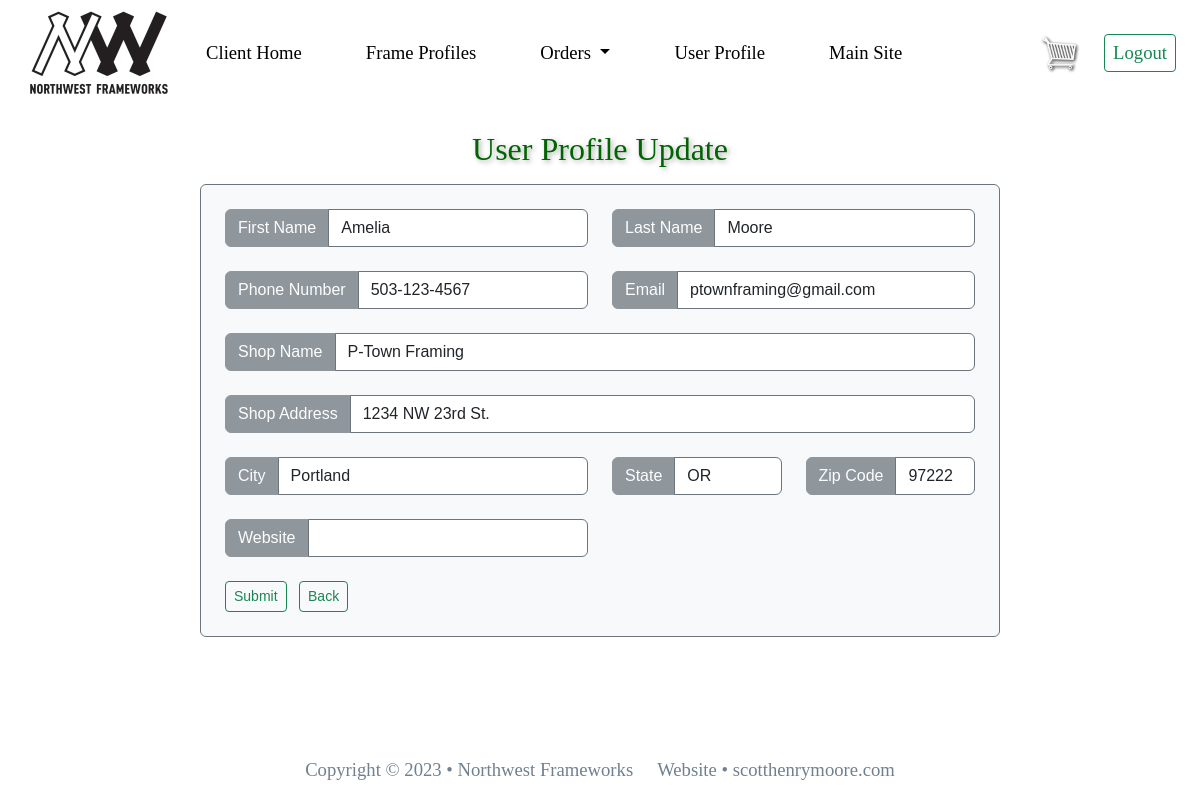
/update_user_profile/ (signed in), run on the app's committed database.
### nw_users_app/models.py (models this page shows, shortened)
class UserProfile(models.Model):
    user_name = models.ForeignKey(User, on_delete=models.CASCADE)
    first_name = models.CharField(max_length=30)
    last_name = models.CharField(max_length=30)
    phone_num = models.CharField(max_length=20)
    email = models.EmailField()
    shop_name = models.CharField(max_length=50)
    shop_address = models.CharField(max_length=50)
    shop_city = models.CharField(max_length=20)
    shop_state = models.CharField(max_length=20)
    shop_zipcode = models.CharField(max_length=15)
    website = models.URLField(blank=True)
    class Meta:
        ordering = ('shop_name',)

### nw_users_app/views.py (the view, shortened to what this page needs)
# urls.py: path('update_user_profile/', views.update_user_profile, name = 'update_user_profile'),
@login_required
def update_user_profile(request):
    current_user = request.user
    user_data = UserProfile.objects.get(user_name = current_user)
    context = { 'user_data' : user_data
    }
    if request.method == 'GET':
        return render(request, 'user/update_user_profile.html', context)

### templates/user/update_user_profile.html (shortened to what this page needs)
{% extends 'base-user.html' %} {% block content %}
<div class="container">
    <h2 class="text-center mt-4 mb-3">User Profile Update</h2>
    <div class="d-flex  justify-content-center">
        <div class="p-4 form-control border border-secondary bg-light" id="form">
            <form class='row' action="{% url 'update_user_profile' %}" method="POST">
                <div class="col-md-6 mb-4">
                    <div class="input-group">
                        <span class="input-group-text text-white bg-secondary opacity-75 border-secondary"
                            id="inputGroup-sizing-default">First Name</span>
                        <input type="text" value="{{user_data.first_name}}" name="first_name" class="form-control
                        border-secondary" required aria-label="Sizing example input"
                            aria-describedby="inputGroup-sizing-default">
                    </div>
                </div>
                <div class="col-md-6 mb-4">
                    <div class="input-group">
                        <span class="input-group-text text-white bg-secondary opacity-75 border-secondary"
                            id="inputGroup-sizing-default">Last Name</span>
                        <input type="text" value="{{user_data.last_name}}" name="last_name" class="form-control
                        bg-white border-secondary" required aria-label="Sizing example input"
                            aria-describedby="inputGroup-sizing-default">
                    </div>
                </div>
                <div class="col-md-6 mb-4">
                    <div class="input-group">
                        <span class="input-group-text text-white bg-secondary opacity-75 border-secondary"
                            id="inputGroup-sizing-default">Phone Number</span>
                        <input type="text" value="{{user_data.phone_num}}" name="phone_num" class="form-control
                                bg-white border-secondary" required aria-label="Sizing example input"
                            aria-describedby="inputGroup-sizing-default">
                    </div>
                </div>
                <div class="col-md-6 mb-4">
                    <div class="input-group">
                        <span class="input-group-text text-white bg-secondary opacity-75 border-secondary"
                            id="inputGroup-sizing-default">Email</span>
                        <input type="email" value="{{user_data.email}}" name="email" class="form-control
                                bg-white border-secondary" required aria-label="Sizing example input"
                            aria-describedby="inputGroup-sizing-default">
                    </div>
                </div>
                <div class="col-md-12 mb-4">
                    <div class="input-group">
                        <span class="input-group-text text-white bg-secondary opacity-75 border-secondary"
                            id="inputGroup-sizing-default">Shop Name</span>
                        <input type="text" value="{{user_data.shop_name}}" name="shop_name" class="form-control
                                bg-white border-secondary" required aria-label="Sizing example input"
                            aria-describedby="inputGroup-sizing-default">
                    </div>
                </div>
                <div class="col-md-12 mb-4">
                    <div class="input-group">
                        <span class="input-group-text text-white bg-secondary opacity-75 border-secondary"
                            id="inputGroup-sizing-default">Shop Address</span>
                        <input type="text" value="{{user_data.shop_address}}" name="shop_address" class="form-control
                                bg-white border-secondary" required aria-label="Sizing example input"
                            aria-describedby="inputGroup-sizing-default">
                    </div>
                </div>
                <div class="col-md-6 mb-4">
                    <div class="input-group">
                        <span class="input-group-text text-white bg-secondary opacity-75 border-secondary"
                            id="inputGroup-sizing-default">City</span>
                        <input type="text" value="{{user_data.shop_city}}" name="shop_city" class="form-control
                                bg-white border-secondary" required aria-label="Sizing example input"
                            aria-describedby="inputGroup-sizing-default">
                    </div>
                </div>
                <div class="col-md-3 mb-4">
                    <div class="input-group">
                        <span class="input-group-text text-white bg-secondary opacity-75 border-secondary"
                            id="inputGroup-sizing-default">State</span>
                        <input type="text" value="{{user_data.shop_state}}" name="shop_state" class="form-control
                                bg-white border-secondary" required aria-label="Sizing example input"
                            aria-describedby="inputGroup-sizing-default">
                    </div>
                </div>
                <div class="col-md-3 mb-4">
                    <div class="input-group">
                        <span class="input-group-text text-white bg-secondary opacity-75 border-secondary"
                            id="inputGroup-sizing-default">Zip Code</span>
                        <input type="text" value="{{user_data.shop_zipcode}}" name="shop_zipcode" class="form-control
                                bg-white border-secondary" required aria-label="Sizing example input"
                            aria-describedby="inputGroup-sizing-default">
                    </div>
                </div>
                <div class="col-md-6 mb-4">
                    <div class="input-group">
                        <span class="input-group-text text-white bg-secondary opacity-75 border-secondary"
                            id="inputGroup-sizing-default">Website</span>
                        <input type="text" value="{{ user_data.website }}" name="website" class="form-control
                                bg-white border-secondary" aria-label="Sizing example input"
                            aria-describedby="inputGroup-sizing-default">
                    </div>
                </div>
                <div class="text-left">
                    <button type="submit" class="btn btn-sm btn-outline-success">Submit</button>
                    <a href="javascript:history.back()" class="mx-2 btn btn-sm btn-outline-success">Back</a>
                </div>
            </form>
        </div>
    </div>
</div>
{% endblock %}

### static/styles.css (style rules this page uses)
h2 { color:darkgreen; font-family:Cambria, Cochin, Georgia, Times, 'Times New Roman', serif; text-shadow: 2px 2px 5px darkgray; }
body { font-family:'Verdana, Segoe UI', Tahoma, Geneva, sans-serif; min-height: 100vh; display: flex; flex-direction: column; }
#form { max-width: 800px; }

### data on the page
UserProfile: first_name "Amelia", last_name "Moore", phone_num "503-123-4567", email "ptownframing@gmail.com", shop_name "P-Town Framing", shop_address "1234 NW 23rd St.", shop_city "Portland", shop_state "OR", shop_zipcode "97222"
